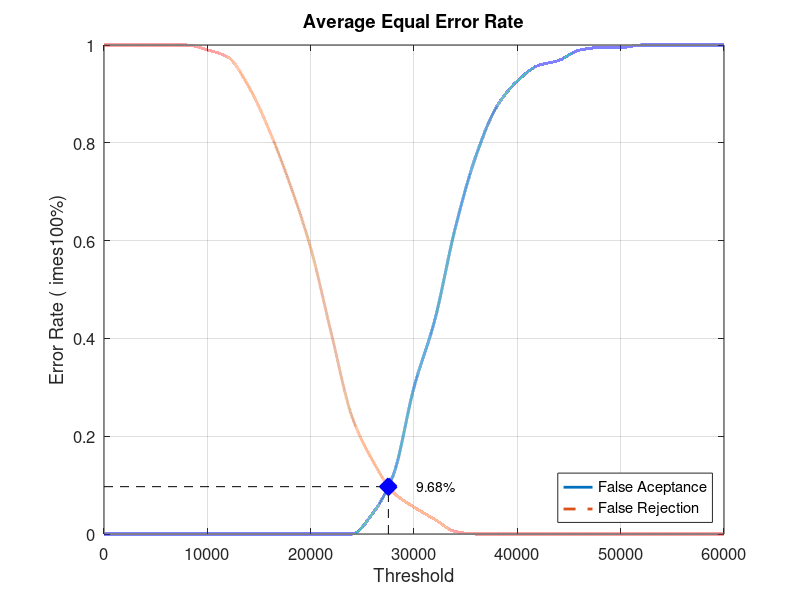
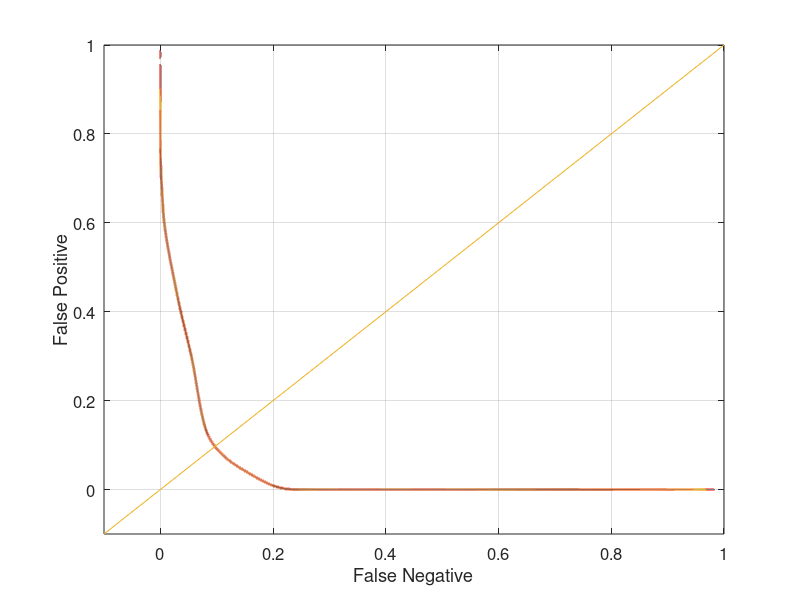

The MATLAB source for these figures, in order:
close all;
clear;
clc;
x = 0:2000:60000;
xq = 0:0.5:60000;

y0 = [0 0 0 0 0 0 0 0 0 0 0 0 0 0.0421053 0.121053 0.3 0.436842 0.626316 0.773684 0.873684 0.926316 0.957895 0.968421 0.989474 0.994737 0.994737 1 1 1 1 1]
yy0 = interp1(x, y0, xq, 'pchip');
y1 = [1 1 1 1 1 0.99 0.975 0.915 0.825 0.715 0.585 0.41 0.24 0.15 0.085 0.055 0.03 0.005 0 0 0 0 0 0 0 0 0 0 0 0 0]
yy1 = interp1(x, y1, xq, 'pchip');

% Calculating EER: 
y2 = abs(y0 - y1);
find(y2 == min(y2))
yy2 = abs(yy0 - yy1);
xEER = find(yy2 == min(yy2));
xEERIndex = xq(xEER) % X-axis EER
yEER = yy0(xEER) % Y-axis EER

main = figure
plot(xq, yy0,'-','LineWidth', 2);	hold on
plot(xq, yy1,'--','LineWidth', 2);	hold on
plot([xEERIndex xEERIndex], [0 yEER], 'k--');	hold on
plot([0 xEERIndex], [yEER yEER], 'k--');	hold on
plot(xEERIndex, yEER, 'bx', 'LineWidth', 10);	hold on
text(xEERIndex + 10 * xEERIndex / 100, yEER, [num2str(round((10000 * yEER)) / 100) '%'])
legend('False Aceptance', 'False Rejection', 'Location', 'SouthEast')
xlabel('Threshold')
ylabel('Error Rate (	imes100%)')
title('Average Equal Error Rate')
set(gca, 'FontSize', 12)
axis([0 60000 0 1])
grid on

print(main, 'Database2_4Main', '-dpng');
FNRxFPR = figure('Color', [1 1 1]);
plot(yy1, yy0, '-', yy1, yy0, 'LineWidth', 2);
hold on
y = -0.1:0.1:1
plot(y, y); 
set(gca, 'FontSize', 12)
xlabel('False Negative')
ylabel('False Positive')
axis([-0.1 1 -0.1 1])
set(gca, 'FontSize', 12)
grid on

print(FNRxFPR, 'Database2_4FNRxFPR','-dpng');
